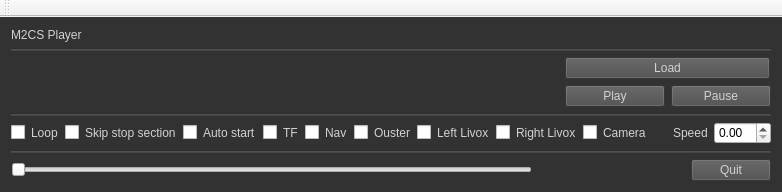
<?xml version="1.0" encoding="UTF-8"?>
<ui version="4.0">
 <class>MainWindow</class>
 <widget class="QMainWindow" name="MainWindow">
  <property name="geometry">
   <rect>
    <x>0</x>
    <y>0</y>
    <width>670</width>
    <height>189</height>
   </rect>
  </property>
  <property name="windowTitle">
   <string>M2CS Player</string>
  </property>
  <property name="toolTipDuration">
   <number>2</number>
  </property>
  <property name="layoutDirection">
   <enum>Qt::LeftToRight</enum>
  </property>
  <property name="styleSheet">
   <string notr="true">QMainWindow{
background-color:  rgb(50, 50, 50)
}

QMenuBar{
background-color:   rgb(50, 50, 50)
}

QPushButton:pressed {
    background-color: rgb(90, 90, 90);
	color: rgb(210,210,210);
}
QPushButton {
     background-color: rgb(76, 76, 76);
	 color: rgb(210,210,210);
}

QPushButton:disabled {
    background-color: rgb(76, 76, 76);
	color: rgb(150,150,150);
}

QLabel{
    color: rgb(210,210,210);
}

QComboBox {
	background-color:  rgb(150,150,150)
}

QCheckBox {
   border: none;
   color: rgb(210,210,210);
}

QFrame#line,#line_2,#line_3,#line_4,#line_5,#line_6,#line_7,#line_8,#line_9,#line_10{
    background-color: rgb(70,70,70);
}
</string>
  </property>
  <widget class="QWidget" name="centralWidget">
   <property name="styleSheet">
    <string notr="true"/>
   </property>
   <layout class="QVBoxLayout" name="verticalLayout_4">
    <item>
     <widget class="QLabel" name="label_3">
      <property name="sizePolicy">
       <sizepolicy hsizetype="Fixed" vsizetype="Fixed">
        <horstretch>0</horstretch>
        <verstretch>0</verstretch>
       </sizepolicy>
      </property>
      <property name="maximumSize">
       <size>
        <width>300</width>
        <height>15</height>
       </size>
      </property>
      <property name="text">
       <string>M2CS Player</string>
      </property>
     </widget>
    </item>
    <item>
     <widget class="Line" name="line_2">
      <property name="orientation">
       <enum>Qt::Horizontal</enum>
      </property>
     </widget>
    </item>
    <item>
     <layout class="QGridLayout" name="gridLayout">
      <item row="0" column="0">
       <widget class="QLabel" name="label">
        <property name="text">
         <string/>
        </property>
       </widget>
      </item>
      <item row="1" column="0">
       <widget class="QLabel" name="label_2">
        <property name="text">
         <string/>
        </property>
        <property name="alignment">
         <set>Qt::AlignLeading|Qt::AlignLeft|Qt::AlignVCenter</set>
        </property>
       </widget>
      </item>
      <item row="1" column="1">
       <widget class="QPushButton" name="pushButton_2">
        <property name="sizePolicy">
         <sizepolicy hsizetype="Fixed" vsizetype="Fixed">
          <horstretch>0</horstretch>
          <verstretch>0</verstretch>
         </sizepolicy>
        </property>
        <property name="maximumSize">
         <size>
          <width>100</width>
          <height>25</height>
         </size>
        </property>
        <property name="text">
         <string>Play</string>
        </property>
       </widget>
      </item>
      <item row="1" column="2">
       <widget class="QPushButton" name="pushButton_3">
        <property name="sizePolicy">
         <sizepolicy hsizetype="Fixed" vsizetype="Fixed">
          <horstretch>0</horstretch>
          <verstretch>0</verstretch>
         </sizepolicy>
        </property>
        <property name="maximumSize">
         <size>
          <width>100</width>
          <height>16777215</height>
         </size>
        </property>
        <property name="text">
         <string>Pause</string>
        </property>
       </widget>
      </item>
      <item row="0" column="1" colspan="2">
       <widget class="QPushButton" name="pushButton">
        <property name="sizePolicy">
         <sizepolicy hsizetype="Fixed" vsizetype="Fixed">
          <horstretch>0</horstretch>
          <verstretch>0</verstretch>
         </sizepolicy>
        </property>
        <property name="maximumSize">
         <size>
          <width>205</width>
          <height>25</height>
         </size>
        </property>
        <property name="text">
         <string>Load</string>
        </property>
       </widget>
      </item>
     </layout>
    </item>
    <item>
     <widget class="Line" name="line_3">
      <property name="orientation">
       <enum>Qt::Horizontal</enum>
      </property>
     </widget>
    </item>
    <item>
     <layout class="QHBoxLayout" name="horizontalLayout">
      <item>
       <widget class="QCheckBox" name="checkBox">
        <property name="text">
         <string>Loop</string>
        </property>
       </widget>
      </item>
      <item>
       <widget class="QCheckBox" name="checkBox_2">
        <property name="text">
         <string>Skip stop section</string>
        </property>
       </widget>
      </item>
      <item>
       <widget class="QCheckBox" name="checkBox_3">
        <property name="text">
         <string>Auto start</string>
        </property>
       </widget>
      </item>
      <item>
        <widget class="QCheckBox" name="checkBox_4">
         <property name="text">
          <string>TF</string>
         </property>
        </widget>
      </item>
      <item>
        <widget class="QCheckBox" name="checkBox_5">
         <property name="text">
          <string>Nav</string>
         </property>
        </widget>
      </item>
      <item>
        <widget class="QCheckBox" name="checkBox_6">
         <property name="text">
          <string>Ouster</string>
         </property>
        </widget>
      </item>
      <item>
        <widget class="QCheckBox" name="checkBox_7">
         <property name="text">
          <string>Left Livox</string>
         </property>
        </widget>
      </item>
      <item>
        <widget class="QCheckBox" name="checkBox_8">
         <property name="text">
          <string>Right Livox</string>
         </property>
        </widget>
      </item>
      <item>
        <widget class="QCheckBox" name="checkBox_9">
         <property name="text">
          <string>Camera</string>
         </property>
        </widget>
      </item>
      <item>
       <spacer name="horizontalSpacer">
        <property name="orientation">
         <enum>Qt::Horizontal</enum>
        </property>
        <property name="sizeType">
         <enum>QSizePolicy::Fixed</enum>
        </property>
        <property name="sizeHint" stdset="0">
         <size>
          <width>20</width>
          <height>20</height>
         </size>
        </property>
       </spacer>
      </item>
      <item>
       <widget class="QLabel" name="label_4">
        <property name="text">
         <string>Speed</string>
        </property>
       </widget>
      </item>
      <item>
       <widget class="QDoubleSpinBox" name="doubleSpinBox"/>
      </item>
     </layout>
    </item>
    <item>
     <widget class="Line" name="line">
      <property name="orientation">
       <enum>Qt::Horizontal</enum>
      </property>
     </widget>
    </item>
    <item>
     <layout class="QHBoxLayout" name="horizontalLayout_2">
      <item>
       <widget class="QSlider" name="horizontalSlider">
        <property name="sizePolicy">
         <sizepolicy hsizetype="Minimum" vsizetype="Fixed">
          <horstretch>0</horstretch>
          <verstretch>0</verstretch>
         </sizepolicy>
        </property>
        <property name="minimumSize">
         <size>
          <width>521</width>
          <height>0</height>
         </size>
        </property>
        <property name="orientation">
         <enum>Qt::Horizontal</enum>
        </property>
       </widget>
      </item>
      <item>
       <spacer name="horizontalSpacer_2">
        <property name="orientation">
         <enum>Qt::Horizontal</enum>
        </property>
        <property name="sizeType">
         <enum>QSizePolicy::Preferred</enum>
        </property>
        <property name="sizeHint" stdset="0">
         <size>
          <width>500</width>
          <height>20</height>
         </size>
        </property>
       </spacer>
      </item>
      <item>
       <widget class="QPushButton" name="quitButton">
        <property name="sizePolicy">
         <sizepolicy hsizetype="Fixed" vsizetype="Fixed">
          <horstretch>0</horstretch>
          <verstretch>0</verstretch>
         </sizepolicy>
        </property>
        <property name="maximumSize">
         <size>
          <width>100</width>
          <height>16777215</height>
         </size>
        </property>
        <property name="text">
         <string>Quit</string>
        </property>
       </widget>
      </item>
     </layout>
    </item>
   </layout>
  </widget>
  <widget class="QToolBar" name="mainToolBar">
   <attribute name="toolBarArea">
    <enum>TopToolBarArea</enum>
   </attribute>
   <attribute name="toolBarBreak">
    <bool>false</bool>
   </attribute>
  </widget>
 </widget>
 <layoutdefault spacing="6" margin="11"/>
 <resources/>
 <connections/>
</ui>
